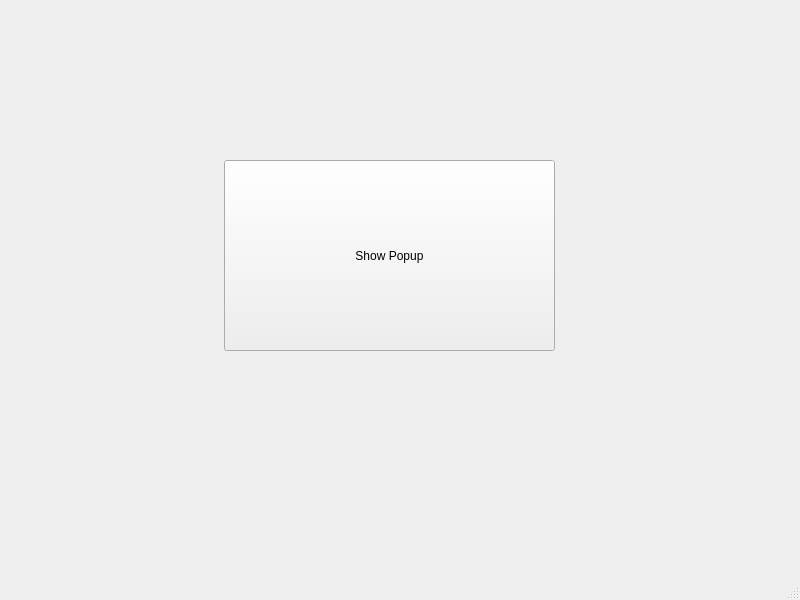
<?xml version="1.0" encoding="UTF-8"?>
<ui version="4.0">
 <class>MainWindow</class>
 <widget class="QMainWindow" name="MainWindow">
  <property name="geometry">
   <rect>
    <x>0</x>
    <y>0</y>
    <width>800</width>
    <height>600</height>
   </rect>
  </property>
  <property name="windowTitle">
   <string>MainWindow</string>
  </property>
  <widget class="QWidget" name="centralwidget">
   <widget class="QPushButton" name="button">
    <property name="geometry">
     <rect>
      <x>224</x>
      <y>160</y>
      <width>331</width>
      <height>191</height>
     </rect>
    </property>
    <property name="acceptDrops">
     <bool>false</bool>
    </property>
    <property name="text">
     <string>Show Popup</string>
    </property>
    <property name="autoDefault">
     <bool>false</bool>
    </property>
    <property name="default">
     <bool>false</bool>
    </property>
    <property name="flat">
     <bool>false</bool>
    </property>
   </widget>
  </widget>
  <widget class="QMenuBar" name="menubar">
   <property name="geometry">
    <rect>
     <x>0</x>
     <y>0</y>
     <width>800</width>
     <height>22</height>
    </rect>
   </property>
  </widget>
  <widget class="QStatusBar" name="statusbar"/>
 </widget>
 <resources/>
 <connections/>
</ui>
